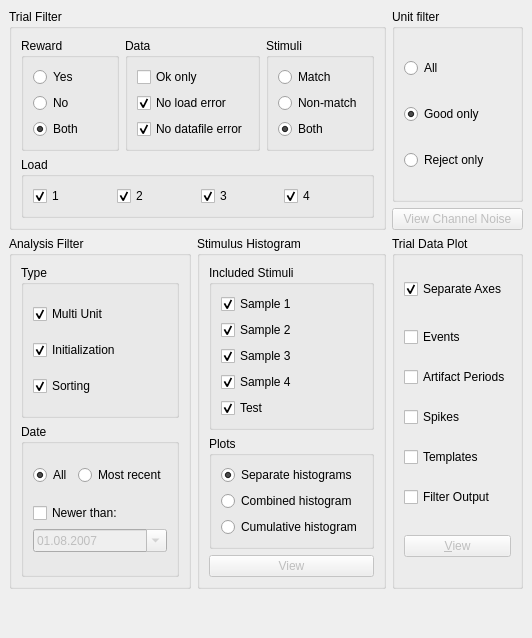
  <widget class="QDockWidget" name="filterDBDock">
   <property name="windowTitle">
    <string>Kitchen Sink</string>
   </property>
   <attribute name="dockWidgetArea">
    <number>2</number>
   </attribute>
   <widget class="QWidget" name="dockWidgetContents_4">
    <layout class="QGridLayout" name="gridLayout_9">
     <item row="0" column="0" rowspan="2" colspan="2">
      <widget class="QGroupBox" name="groupBox_6">
       <property name="title">
        <string>Trial Filter</string>
       </property>
       <layout class="QGridLayout" name="gridLayout_4">
        <item row="0" column="0">
         <widget class="QGroupBox" name="groupBox_11">
          <property name="title">
           <string>Reward</string>
          </property>
          <layout class="QVBoxLayout" name="verticalLayout_12">
           <item>
            <widget class="QRadioButton" name="trialRewardedYesRadioButton">
             <property name="text">
              <string>Yes</string>
             </property>
            </widget>
           </item>
           <item>
            <widget class="QRadioButton" name="trialRewardedNoRadioButton">
             <property name="text">
              <string>No</string>
             </property>
            </widget>
           </item>
           <item>
            <widget class="QRadioButton" name="trialRewardedBothRadioButton">
             <property name="text">
              <string>Both</string>
             </property>
             <property name="checked">
              <bool>true</bool>
             </property>
            </widget>
           </item>
          </layout>
         </widget>
        </item>
        <item row="0" column="1">
         <widget class="QGroupBox" name="groupBox_12">
          <property name="title">
           <string>Data</string>
          </property>
          <layout class="QVBoxLayout" name="verticalLayout_13">
           <item>
            <widget class="QCheckBox" name="trialOkCheckBox">
             <property name="text">
              <string>Ok only</string>
             </property>
            </widget>
           </item>
           <item>
            <widget class="QCheckBox" name="trialNoLoadErrorCheckBox">
             <property name="text">
              <string>No load error</string>
             </property>
             <property name="checked">
              <bool>true</bool>
             </property>
            </widget>
           </item>
           <item>
            <widget class="QCheckBox" name="trialNoDataErrorCheckBox">
             <property name="text">
              <string>No datafile error</string>
             </property>
             <property name="checked">
              <bool>true</bool>
             </property>
            </widget>
           </item>
          </layout>
         </widget>
        </item>
        <item row="0" column="2">
         <widget class="QGroupBox" name="groupBox_18">
          <property name="title">
           <string>Stimuli</string>
          </property>
          <layout class="QVBoxLayout" name="verticalLayout_14">
           <item>
            <widget class="QRadioButton" name="trialMatchOnlyRadioButton">
             <property name="text">
              <string>Match</string>
             </property>
            </widget>
           </item>
           <item>
            <widget class="QRadioButton" name="trialMatchNonOnlyRadioButton">
             <property name="text">
              <string>Non-match</string>
             </property>
            </widget>
           </item>
           <item>
            <widget class="QRadioButton" name="trialMatchBothRadioButton">
             <property name="text">
              <string>Both</string>
             </property>
             <property name="checked">
              <bool>true</bool>
             </property>
            </widget>
           </item>
          </layout>
         </widget>
        </item>
        <item row="1" column="0" colspan="3">
         <widget class="QGroupBox" name="groupBox_10">
          <property name="title">
           <string>Load</string>
          </property>
          <layout class="QHBoxLayout" name="horizontalLayout_4">
           <item>
            <widget class="QCheckBox" name="trialLoad1CheckBox">
             <property name="text">
              <string>1</string>
             </property>
             <property name="checked">
              <bool>true</bool>
             </property>
            </widget>
           </item>
           <item>
            <widget class="QCheckBox" name="trialLoad2CheckBox">
             <property name="text">
              <string>2</string>
             </property>
             <property name="checked">
              <bool>true</bool>
             </property>
            </widget>
           </item>
           <item>
            <widget class="QCheckBox" name="trialLoad3CheckBox">
             <property name="text">
              <string>3</string>
             </property>
             <property name="checked">
              <bool>true</bool>
             </property>
            </widget>
           </item>
           <item>
            <widget class="QCheckBox" name="trialLoad4CheckBox">
             <property name="text">
              <string>4</string>
             </property>
             <property name="checked">
              <bool>true</bool>
             </property>
            </widget>
           </item>
          </layout>
         </widget>
        </item>
       </layout>
      </widget>
     </item>
     <item row="0" column="2">
      <widget class="QGroupBox" name="groupBox_21">
       <property name="title">
        <string>Unit filter</string>
       </property>
       <layout class="QVBoxLayout" name="verticalLayout_9">
        <item>
         <widget class="QRadioButton" name="allUnitsRadioButton">
          <property name="text">
           <string>All</string>
          </property>
         </widget>
        </item>
        <item>
         <widget class="QRadioButton" name="goodUnitsRadioButton">
          <property name="text">
           <string>Good only</string>
          </property>
          <property name="checked">
           <bool>true</bool>
          </property>
         </widget>
        </item>
        <item>
         <widget class="QRadioButton" name="rejectUnitsRadioButton">
          <property name="text">
           <string>Reject only</string>
          </property>
         </widget>
        </item>
       </layout>
      </widget>
     </item>
     <item row="1" column="2">
      <widget class="QPushButton" name="showNoiseProgressionButton">
       <property name="enabled">
        <bool>false</bool>
       </property>
       <property name="toolTip">
        <string>Shows the development of noise per channel over time.
Valid for a sorting and at least two trials.</string>
       </property>
       <property name="text">
        <string>View Channel Noise</string>
       </property>
      </widget>
     </item>
     <item row="2" column="0">
      <widget class="QGroupBox" name="groupBox">
       <property name="title">
        <string>Analysis Filter</string>
       </property>
       <layout class="QVBoxLayout" name="verticalLayout_17">
        <item>
         <widget class="QGroupBox" name="groupBox_16">
          <property name="title">
           <string>Type</string>
          </property>
          <layout class="QVBoxLayout" name="verticalLayout_16">
           <item>
            <widget class="QCheckBox" name="analysisMultiUnitCheckBox">
             <property name="text">
              <string>Multi Unit</string>
             </property>
             <property name="checked">
              <bool>true</bool>
             </property>
            </widget>
           </item>
           <item>
            <widget class="QCheckBox" name="analysisInitializationCheckBox">
             <property name="text">
              <string>Initialization</string>
             </property>
             <property name="checked">
              <bool>true</bool>
             </property>
            </widget>
           </item>
           <item>
            <widget class="QCheckBox" name="analysisSortingCheckBox">
             <property name="text">
              <string>Sorting</string>
             </property>
             <property name="checked">
              <bool>true</bool>
             </property>
            </widget>
           </item>
          </layout>
         </widget>
        </item>
        <item>
         <widget class="QGroupBox" name="groupBox_17">
          <property name="title">
           <string>Date</string>
          </property>
          <layout class="QVBoxLayout" name="verticalLayout_26">
           <item>
            <layout class="QHBoxLayout" name="horizontalLayout_10">
             <item>
              <widget class="QRadioButton" name="analysisAllRadioButton">
               <property name="text">
                <string>All</string>
               </property>
               <property name="checked">
                <bool>true</bool>
               </property>
              </widget>
             </item>
             <item>
              <widget class="QRadioButton" name="analysisMostRecentRadioButton">
               <property name="text">
                <string>Most recent</string>
               </property>
              </widget>
             </item>
            </layout>
           </item>
           <item>
            <layout class="QVBoxLayout" name="verticalLayout_25">
             <item>
              <widget class="QCheckBox" name="analysisNewerCheckBox">
               <property name="text">
                <string>Newer than:</string>
               </property>
              </widget>
             </item>
             <item>
              <widget class="QDateEdit" name="analysisDateEdit">
               <property name="enabled">
                <bool>false</bool>
               </property>
               <property name="buttonSymbols">
                <enum>QAbstractSpinBox::UpDownArrows</enum>
               </property>
               <property name="date">
                <date>
                 <year>2007</year>
                 <month>8</month>
                 <day>1</day>
                </date>
               </property>
               <property name="maximumDate">
                <date>
                 <year>2099</year>
                 <month>12</month>
                 <day>31</day>
                </date>
               </property>
               <property name="minimumDate">
                <date>
                 <year>2007</year>
                 <month>8</month>
                 <day>1</day>
                </date>
               </property>
               <property name="displayFormat">
                <string>dd.MM.yyyy</string>
               </property>
               <property name="calendarPopup">
                <bool>true</bool>
               </property>
              </widget>
             </item>
            </layout>
           </item>
          </layout>
         </widget>
        </item>
       </layout>
      </widget>
     </item>
     <item row="2" column="1">
      <widget class="QGroupBox" name="groupBox_26">
       <property name="title">
        <string>Stimulus Histogram</string>
       </property>
       <layout class="QVBoxLayout" name="verticalLayout_23">
        <item>
         <widget class="QGroupBox" name="groupBox_27">
          <property name="title">
           <string>Included Stimuli</string>
          </property>
          <layout class="QVBoxLayout" name="verticalLayout_22">
           <item>
            <widget class="QCheckBox" name="includeFirstSampleStimulus">
             <property name="text">
              <string>Sample 1</string>
             </property>
             <property name="checked">
              <bool>true</bool>
             </property>
            </widget>
           </item>
           <item>
            <widget class="QCheckBox" name="includeSecondSampleStimulus">
             <property name="text">
              <string>Sample 2</string>
             </property>
             <property name="checked">
              <bool>true</bool>
             </property>
            </widget>
           </item>
           <item>
            <widget class="QCheckBox" name="includeThirdSampleStimulus">
             <property name="text">
              <string>Sample 3</string>
             </property>
             <property name="checked">
              <bool>true</bool>
             </property>
            </widget>
           </item>
           <item>
            <widget class="QCheckBox" name="includeFourthSampleStimulus">
             <property name="text">
              <string>Sample 4</string>
             </property>
             <property name="checked">
              <bool>true</bool>
             </property>
            </widget>
           </item>
           <item>
            <widget class="QCheckBox" name="includeTestStimulus">
             <property name="text">
              <string>Test</string>
             </property>
             <property name="checked">
              <bool>true</bool>
             </property>
            </widget>
           </item>
          </layout>
         </widget>
        </item>
        <item>
         <widget class="QGroupBox" name="groupBox_28">
          <property name="title">
           <string>Plots</string>
          </property>
          <layout class="QVBoxLayout" name="verticalLayout_24">
           <item>
            <widget class="QRadioButton" name="separateStimulusHistogramsRadioButton">
             <property name="toolTip">
              <string>Separate plot for each stimulus conditions</string>
             </property>
             <property name="text">
              <string>Separate histograms</string>
             </property>
             <property name="checked">
              <bool>true</bool>
             </property>
            </widget>
           </item>
           <item>
            <widget class="QRadioButton" name="combinedStimulusHistogramsRadioButton">
             <property name="toolTip">
              <string>Separate histograms for each stimulus condition in the same plot</string>
             </property>
             <property name="text">
              <string>Combined histogram</string>
             </property>
            </widget>
           </item>
           <item>
            <widget class="QRadioButton" name="cumulativeStimulusHistogramsRadioButton">
             <property name="toolTip">
              <string>One histogram summing occurences in all stimulus conditions</string>
             </property>
             <property name="text">
              <string>Cumulative histogram</string>
             </property>
            </widget>
           </item>
          </layout>
         </widget>
        </item>
        <item>
         <widget class="QPushButton" name="showStimulusHistogramButton">
          <property name="enabled">
           <bool>false</bool>
          </property>
          <property name="toolTip">
           <string>Shows a histogram of shown stimuli for selected trials</string>
          </property>
          <property name="text">
           <string>View</string>
          </property>
         </widget>
        </item>
       </layout>
      </widget>
     </item>
     <item row="2" column="2">
      <widget class="QGroupBox" name="groupBox_9">
       <property name="title">
        <string>Trial Data Plot</string>
       </property>
       <layout class="QVBoxLayout" name="verticalLayout_18">
        <item>
         <widget class="QCheckBox" name="separateAxesTrialCheckBox">
          <property name="toolTip">
           <string>Controls if each channel has its own plot or
all channels are shown in the same plot</string>
          </property>
          <property name="text">
           <string>Separate Axes</string>
          </property>
          <property name="checked">
           <bool>true</bool>
          </property>
         </widget>
        </item>
        <item>
         <spacer name="verticalSpacer_20">
          <property name="orientation">
           <enum>Qt::Vertical</enum>
          </property>
          <property name="sizeType">
           <enum>QSizePolicy::Fixed</enum>
          </property>
          <property name="sizeHint" stdset="0">
           <size>
            <width>20</width>
            <height>8</height>
           </size>
          </property>
         </spacer>
        </item>
        <item>
         <widget class="QCheckBox" name="showEventsCheckBox">
          <property name="toolTip">
           <string>Events include stimulus onset for all sample
and test stimuli, response time etc.</string>
          </property>
          <property name="text">
           <string>Events</string>
          </property>
         </widget>
        </item>
        <item>
         <widget class="QCheckBox" name="showArtifactPeriodsCheckBox">
          <property name="toolTip">
           <string>Marks periods in which artifacts occured</string>
          </property>
          <property name="text">
           <string>Artifact Periods</string>
          </property>
         </widget>
        </item>
        <item>
         <widget class="QCheckBox" name="showSpikesCheckBox">
          <property name="toolTip">
           <string>Shows spikes as a vertical line</string>
          </property>
          <property name="text">
           <string>Spikes</string>
          </property>
         </widget>
        </item>
        <item>
         <widget class="QCheckBox" name="showTemplatesCheckBox">
          <property name="toolTip">
           <string>Overlays templates where spikes have been found</string>
          </property>
          <property name="text">
           <string>Templates</string>
          </property>
         </widget>
        </item>
        <item>
         <widget class="QCheckBox" name="showFilterOutputCheckBox">
          <property name="toolTip">
           <string>Additional plot containing output of filter for all selected units.
Valid if at least one unit with a template is selected.</string>
          </property>
          <property name="text">
           <string>Filter Output</string>
          </property>
         </widget>
        </item>
        <item>
         <spacer name="verticalSpacer_19">
          <property name="orientation">
           <enum>Qt::Vertical</enum>
          </property>
          <property name="sizeType">
           <enum>QSizePolicy::Fixed</enum>
          </property>
          <property name="sizeHint" stdset="0">
           <size>
            <width>20</width>
            <height>8</height>
           </size>
          </property>
         </spacer>
        </item>
        <item>
         <widget class="QPushButton" name="showTrialButton">
          <property name="enabled">
           <bool>false</bool>
          </property>
          <property name="text">
           <string>&amp;View</string>
          </property>
         </widget>
        </item>
       </layout>
      </widget>
     </item>
     <item row="3" column="1">
      <spacer name="verticalSpacer_2">
       <property name="orientation">
        <enum>Qt::Vertical</enum>
       </property>
       <property name="sizeHint" stdset="0">
        <size>
         <width>20</width>
         <height>40</height>
        </size>
       </property>
      </spacer>
     </item>
    </layout>
   </widget>
  </widget>
